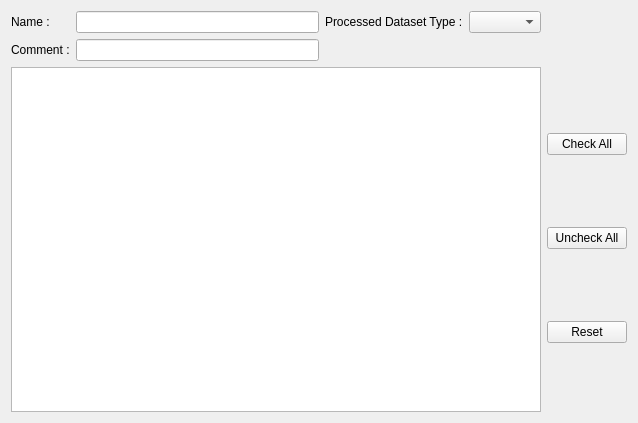
<?xml version="1.0" encoding="UTF-8"?>
<ui version="4.0">
 <class>QtShanoirUploadWidgetDatasetTypeDetailsEegMegPetDataset</class>
 <widget class="QWidget" name="QtShanoirUploadWidgetDatasetTypeDetailsEegMegPetDataset">
  <property name="geometry">
   <rect>
    <x>0</x>
    <y>0</y>
    <width>638</width>
    <height>423</height>
   </rect>
  </property>
  <property name="windowTitle">
   <string>Form</string>
  </property>
  <layout class="QGridLayout" name="gridLayout_2">
   <item row="0" column="0">
    <layout class="QGridLayout" name="gridLayout_3">
     <item row="1" column="0">
      <widget class="QTableWidget" name="processedDatasetTypeTable"/>
     </item>
     <item row="0" column="0">
      <layout class="QGridLayout" name="gridLayout">
       <item row="0" column="1">
        <widget class="QLineEdit" name="nameLineEdit"/>
       </item>
       <item row="0" column="0">
        <widget class="QLabel" name="nameLabel">
         <property name="text">
          <string>Name :</string>
         </property>
        </widget>
       </item>
       <item row="0" column="2">
        <widget class="QLabel" name="processedDatasetTypeLabel">
         <property name="text">
          <string>Processed Dataset Type :</string>
         </property>
        </widget>
       </item>
       <item row="1" column="0">
        <widget class="QLabel" name="commentLabel">
         <property name="text">
          <string>Comment :</string>
         </property>
        </widget>
       </item>
       <item row="1" column="1">
        <widget class="QLineEdit" name="commentLineEdit"/>
       </item>
       <item row="0" column="3">
        <widget class="QComboBox" name="processedDatasetTypeComboBox"/>
       </item>
      </layout>
     </item>
     <item row="1" column="1">
      <layout class="QVBoxLayout" name="verticalLayout">
       <item>
        <widget class="QPushButton" name="checkAllButton">
         <property name="text">
          <string>Check All</string>
         </property>
        </widget>
       </item>
       <item>
        <widget class="QPushButton" name="uncheckAllButton">
         <property name="text">
          <string>Uncheck All</string>
         </property>
        </widget>
       </item>
       <item>
        <widget class="QPushButton" name="resetButton">
         <property name="text">
          <string>Reset</string>
         </property>
        </widget>
       </item>
      </layout>
     </item>
    </layout>
   </item>
  </layout>
 </widget>
 <resources/>
 <connections/>
</ui>
